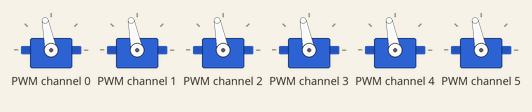
Bench run of a program on a simulated Raspberry Pi (BCM pin numbers). On the bench: 6 × servo. Servo angles are drawn from the pulse width (0.5 ms = 0°, 2.5 ms = 180°); what the program prints to the terminal is not drawn.

Above: at 0.1 s.
At 9.1 s:
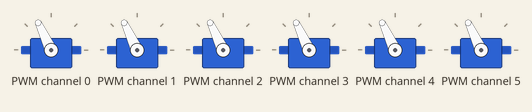
At 19.2 s:
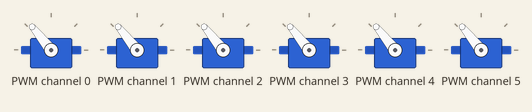
At 28.3 s:
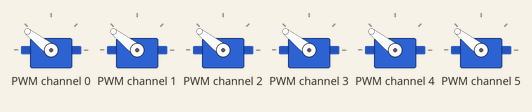
At 38.4 s:
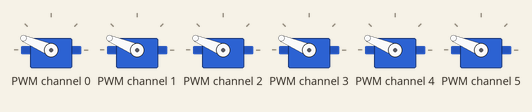
Timing chart, 0 to 40.0 s (numbered marks = the images above):
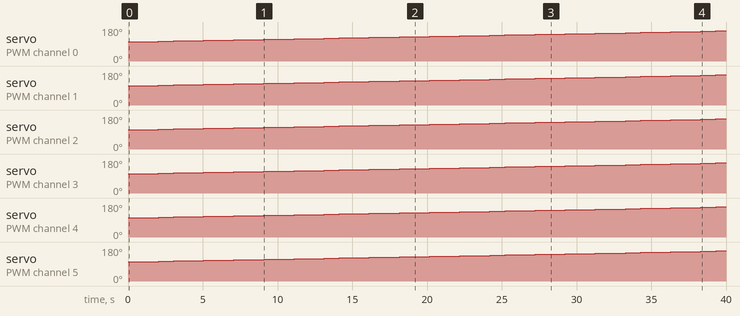

The program:

servo-test.py
```python
#!/usr/bin/env python
#######################################################################################
# Gladiator 9000 Servo Test
#
# 2021 CityXen
#
# https://github.com/adafruit/Adafruit_Python_PCA9685
#
######################################################################################

from __future__ import division
import time
import Adafruit_PCA9685
import argparse

######################################################################################
# Set up some default variables
g9kst_version  = "1.0"
init_test     = True
counter       = 0
servo_speed   = 4
controller1 = { "x_servo":0,"y_servo":1,"z_servo":2,"x":0,"y":0,"z":0 }
controller2 = { "x_servo":3,"y_servo":4,"z_servo":5,"x":0,"y":0,"z":0 }
controllers = { "1":controller1,"2":controller2 }
print(controllers)
print("CityXen Gladiator 9000 Servo Test %s - pass -h for help" % (g9kst_version))

######################################################################################
# Servo initialization stuff
pwm = Adafruit_PCA9685.PCA9685() #pwm = Adafruit_PCA9685.PCA9685(address=0x41, busnum=2)
# Configure min and max servo pulse lengths
servo_min = 200 # 150 # Min pulse length out of 4096
servo_max = 600 # 600 # Max pulse length out of 4096
servo_center = ((servo_max//2)+(servo_min//2))
pwm.set_pwm_freq(60)# Set frequency to 60hz, good for servos.

######################################################################################
# Helper functions to make setting a servo pulse width simpler.
def servos_write():
    pwm.set_pwm(controller1["x_servo"],0,controller1["x"])
    pwm.set_pwm(controller1["y_servo"],0,controller1["y"])
    pwm.set_pwm(controller1["z_servo"],0,controller1["z"])
    pwm.set_pwm(controller2["x_servo"],0,controller2["x"])
    pwm.set_pwm(controller2["y_servo"],0,controller2["y"])
    pwm.set_pwm(controller2["z_servo"],0,controller2["z"])

def servos_max():
    controller1["x"]=servo_max
    controller1["y"]=servo_max
    controller1["z"]=servo_max
    controller2["x"]=servo_max
    controller2["y"]=servo_max
    controller2["z"]=servo_max
    servos_write()

def servos_center():
    controller1["x"]=servo_center
    controller1["y"]=servo_center
    controller1["z"]=servo_center
    controller2["x"]=servo_center
    controller2["y"]=servo_center
    controller2["z"]=servo_center
    servos_write()

def servos_min():
    controller1["x"]=servo_min
    controller1["y"]=servo_min
    controller1["z"]=servo_min
    controller2["x"]=servo_min
    controller2["y"]=servo_min
    controller2["z"]=servo_min
    servos_write()

def set_pulse(channel, pulse):
    pulse_length = 1000000    # 1,000,000 us per second
    pulse_length //= 60       # 60 Hz
    print('{0}us per period'.format(pulse_length))
    pulse_length //= 4096     # 12 bits of resolution
    print('{0}us per bit'.format(pulse_length))
    pulse *= 1000
    pulse //= pulse_length
    pwm.set_pwm(channel, 0, pulse)

######################################################################################
# Parse arguments
ap=argparse.ArgumentParser()
ap.add_argument("-t","--init_test",required=False,help="Test all servos on startup")
ap.add_argument("-s","--servo_speed",required=False,help="Set speed of servo test")
ap.add_argument("-max","--servo_max",action="store_true",required=False,help="Set servos to maximum")
ap.add_argument("-min","--servo_min",action="store_true",required=False,help="Set servos to minimum")
ap.add_argument("-c","--servo_center",action="store_true",required=False,help="Set servos to center")
args=vars(ap.parse_args())
if(args["servo_speed"]):
    servo_speed=(int(args["servo_speed"]))
if(args["servo_max"]):
    print("Servos set to maximum: %d"%(servo_max))
    servos_max()
    exit(0)
if(args["servo_min"]):
    print("Servos set to minimum: %d"%(servo_min))
    servos_min()
    exit(0)
if(args["servo_center"]):
    print("Servos set to center: %d"%( (servo_max//2)+(servo_min//2) ))
    servos_center()
    exit(0)

x1_dir=servo_speed
y1_dir=servo_speed
z1_dir=servo_speed
x2_dir=servo_speed
y2_dir=servo_speed
z2_dir=servo_speed

servos_center()

while(True):
    # Loop servos
    for i in controllers:
        data=controllers[i]
        data["x"]=data["x"]+x1_dir
        if(data["x"]>servo_max):
            data["x"]=servo_max
            x1_dir=-servo_speed #(servo_speed//2)
        if(data["x"]<servo_min):
            data["x"]=servo_min
            x1_dir=servo_speed
        data["y"]=data["y"]+y1_dir
        if(data["y"]>servo_max):
            data["y"]=servo_max
            y1_dir=-servo_speed #(servo_speed//2)
        if(data["y"]<servo_min):
            data["y"]=servo_min
            y1_dir=servo_speed
        data["z"]=data["z"]+z1_dir
        if(data["z"]>servo_max):
            data["z"]=servo_max
            z1_dir=-servo_speed #(servo_speed//2)
        if(data["z"]<servo_min):
            data["z"]=servo_min
            z1_dir=servo_speed
        #print(data)
        #print(servo_speed)
    time.sleep(1)
    servos_write()
```

Measured:
- by itself, servo on PWM channel 0–5: moves from 101° to 159° over 38.3 s
